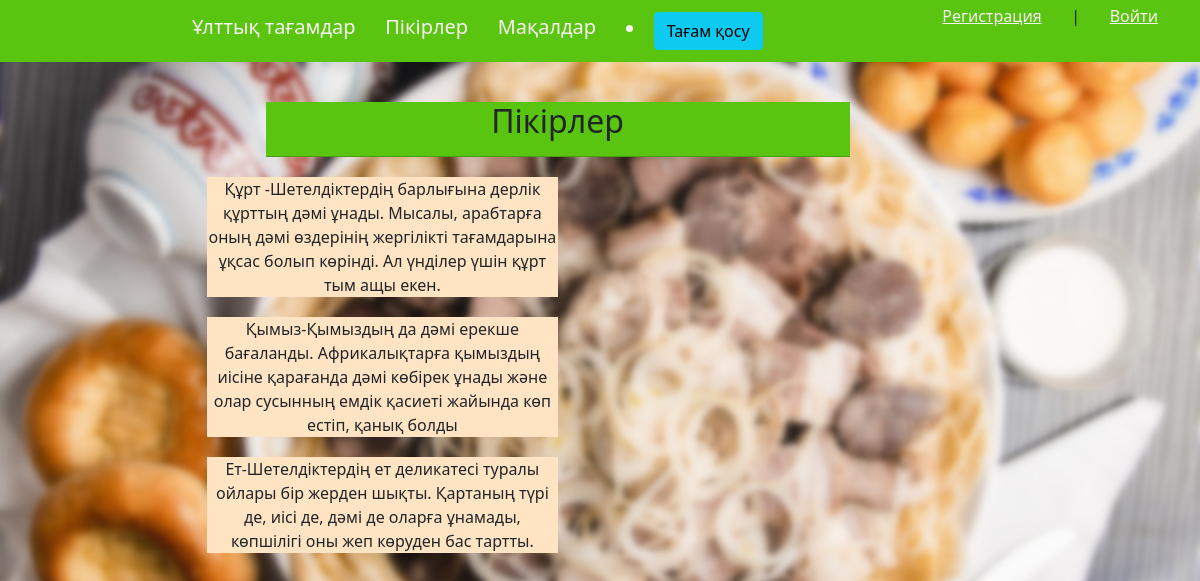
The page /pikir/ on the database its author committed.
### project/models.py (models this page shows, shortened)
class Pikir(models.Model):
    title = models.TextField(blank=True)

### project/views.py (the view)
# urls.py: path('pikir/',views.pikir,name="pikir"),
def pikir(request):
    pik = Pikir.objects.all()
    return render(request,'project/pikir.html',{'title':'Пікірлер','pik': pik})

### project/templates/project/pikir.html
{% extends 'project/base.html' %}
{% block content %}
<ul>
        <div class = "model">
            <h2>{{title}}</h2>
            <hr>
        </div>
        {% for p in pik %}
        <div class = "modell">
            <p>{{ p.title }}</p>
        </div>
        {% endfor %}
</ul>
    {% endblock %}

### project/static/project/css/style.css (style rules this page uses)
html, body { font-family: 'Arial'; margin: 0; padding: 0; height: 100%; width: 100%; color: #444; background-image: url('img/беш.jpg'); background-size: 100%; }
.model { margin-left: 20%; margin-top: 40px; background-color: rgb(89, 197, 17); width: 50%; text-align: center; }
.modell { margin-top: 20px; margin-left: 15%; background-color: bisque; width: 30%; text-align: center; }

### rows shown on the page
Pikir: title "Құрт -Шетелдіктердің барлығына дерлік құрттың дәмі ұнады. Мысалы, арабтарға оның дәмі өздерінің жергілікті тағамдарына ұқсас болып көрінді. Ал үнділер үшін құрт тым ащы екен."
Pikir: title "Қымыз-Қымыздың да дәмі ерекше бағаланды. Африкалықтарға қымыздың иісіне қарағанда дәмі көбірек ұнады және олар сусынның емдік қасиеті жайында көп естіп, қанық болды"
Pikir: title "Ет-Шетелдіктердің ет деликатесі туралы ойлары бір жерден шықты. Қартаның түрі де, иісі де, дәмі де оларға ұнамады, көпшілігі оны жеп көруден бас тартты."

### other values the page prints
{{ title }} "Пікірлер"
